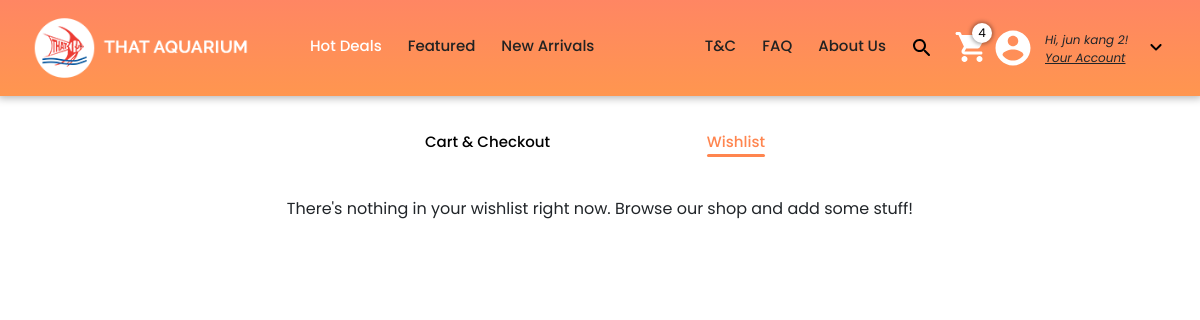
The app's page /wishlist/ (signed in), older data.
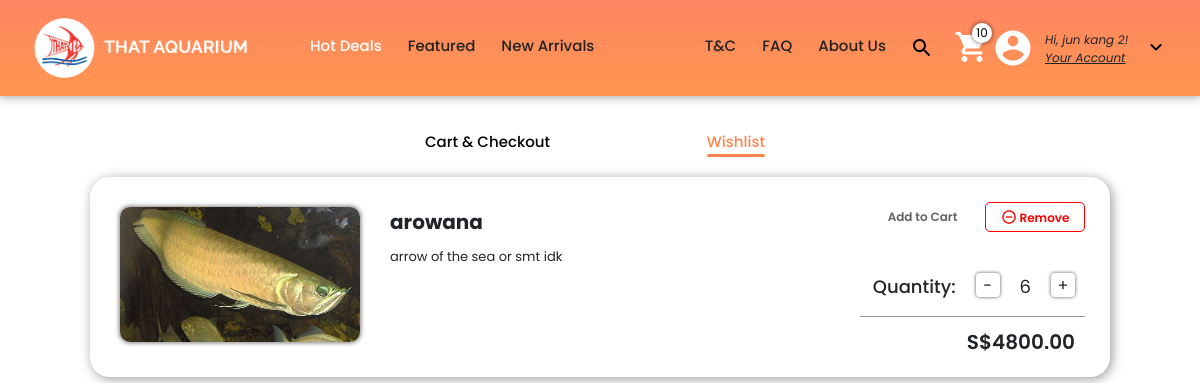
The same page, newer data.
### store/models.py (models this page shows, shortened)
class WishlistItem(models.Model):
    product = models.ForeignKey(Product,on_delete=models.SET_NULL,null=True,blank=True)
    order = models.ForeignKey(Wishlist,on_delete=models.SET_NULL,null=True,blank=True)
    quantity = models.IntegerField(default=0)
    date_added = models.DateTimeField(auto_now_add=True)
    @property
    def get_total(self):
        total = self.product.price * self.quantity
        return total

class Product(models.Model):
    display = [
        ('H', 'Hot deals'),
        ('F', 'Featured'),
        ('N', 'New Arrivals'),
        ('B', 'Blocked'), #hidden from every where but exists in the database
        ('D', 'Database'),#this means it will be avaliable in the search but not in the other fields
    ]
    product_name = models.CharField(max_length=150,default="product")
    product_type = models.CharField(max_length=100,default="accessory")
    product_class = models.CharField(max_length=100,default="class")
    product_category = models.CharField(max_length=100,default="parts")
    price = models.DecimalField(decimal_places=2,max_digits=9)
    image = models.ImageField(null=True,blank=True)
    quantity = models.IntegerField(default=0)
    description = models.TextField(default="Description")
    display_type = models.CharField(max_length=1,choices=display,default='D')
    @property
    def imageURL(self):
            try:
                url = self.image.url
            except:
                url = ''
            return url

### store/views.py (the view)
# urls.py: path('wishlist/', views.wishlist, name="wishlist"),
@login_required(login_url="login")
def wishlist(request):
    items, CartTotal = WishlistData(request)
    cartItem = cartItemData(request)
    context = {"cartItems": cartItem,"items":items,"CartTotal":CartTotal}
    return render(request,'home_page/wishlist.html',context)

### store/models.py (called while the page is built)
    @property
    def get_cart_items(self):
        orderitem = self.orderitem_set.all()
        total = sum([item.quantity for item in orderitem])
        return total

### store/utils.py (called while the page is built)
def WishlistData(request):
    if request.user.is_authenticated:
        customer = request.user
        wishlist,created = Wishlist.objects.get_or_create(customer=customer)
        items = wishlist.wishlistitem_set.all()
        CartTotal = 0
        for item in items:
            CartTotal += item.get_total
    return [ items, CartTotal]

def cartItemData(request):
    if request.user.is_authenticated:
        customer = request.user
        order, created = Order.objects.get_or_create(customer=customer)
        cartItem = order.get_cart_items
    else:
        cartItem,items = CookieCart(request)
    return cartItem

### store/templates/home_page/wishlist.html (shortened to what this page needs)
{% extends 'home_page/main.html' %}
{% load static %}
{% block content %}
    <link href = "{% static 'css/cart.css' %}" rel = "stylesheet" type = "text/css">
    <link href = "{% static 'css/wishlist.css' %}" rel = "stylesheet" type = "text/css">
    <div class = "subheader mx-auto">
        <a href = "{% url 'cart' %}" class = "cart navbar-text-item-normal navbar-text-item-normal-orange">
            Cart & Checkout
        </a>
        <a href = "{% url 'wishlist' %}" class = "wishlist navbar-text-item-current navbar-text-item-current-orange">
            Wishlist
            <div class = "hover-underline hover-underline-orange"></div>
        </a>
    </div>
    <div class = "cart-body mx-auto">
        <div class = "cart-region">
            {% if items|length != 0 %}
                {% for item in items %}
                    <div class = "cart-item">
                        <img src='{{ item.product.imageURL }}' class = "item-images">
                        <div class = "item-text">
                            <p class = "item-name">{{ item.product.product_name }}</p>
                            <p class = "item-description">{{ item.product.description }}</p>
                        </div>
                        <div class = "item-right-side-elements">
                            <div class = "cart-buttons">
                                <button class = "save-later update-cart" data-action="c" data-product={{ item.product.id }} data-qty={{ item.quantity }}>Add to Cart</button>
                                <button class = "btn update-cart remove-from-cart" data-action="deletew" data-product={{ item.product.id }}>
                                    <img src = "{% static 'images/Checkout/remove_circle_outline-24px.png' %}" class = "remove-image">
                                    Remove
                                </button>
                            </div>
                            <div class = "item-right-side-bottom-elements">
                                <div class = "quantities">
                                    <p class = "quantity-text">Quantity:</p>
                                    <button  data-product={{ item.product.id }} data-action="removew" class="btn update-cart change-quantity change-quantity-minus">-</button>
                                    <p class = "item-quantity">{{ item.quantity }}</p>
                                    <button  data-product={{ item.product.id }} data-action="addw" class="btn update-cart change-quantity change-quantity-add">+</button>
                                </div>
                                <div class = "divider"></div>
                                <p class = "item-total">S${{ item.get_total }}</p>
                            </div>
                        </div>
                    </div>
                {% endfor %}
            {% else %}
                <p class = "no-items">There's nothing in your wishlist right now. Browse our shop and add some stuff!</p>
            {% endif %}
        </div>
    </div>
{% endblock content %}

### store/templates/home_page/main.html (shortened to what this page needs)
{% load static %}
<html lang="en">
    <head>
        <link rel="stylesheet" href="https://stackpath.bootstrapcdn.com/bootstrap/4.4.1/css/bootstrap.min.css">
        <link rel="stylesheet" href="{% static 'css/main.css' %}" type = "text/css">
    </head>
    <body>
        <nav class="navbar navbar-expand-lg navbar-dark navbar-background">
            <a class="navbar-brand logo-a" href="{% url 'front_page' %}">
                <img id = "logo" src="{% static 'images/Shared/Logo-final.png' %}">
            </a>
            <div class="collapse navbar-collapse" id="navbarSupportedContent">
                <ul class="navbar-nav mr-auto">
                    <li class="nav-item">
                        <a class="nav-link navbar-text-item-current" id = "hot-deals" href="{% url 'hot'%}">
                            Hot Deals
                        </a>
                    </li>
                    <li class="nav-item">
                        <a class="nav-link navbar-text-item-normal" id = "featured" href="{% url 'featured'%}">
                            Featured
                        </a>
                    </li>
                    <li class="nav-item">
                        <a class="nav-link navbar-text-item-normal" id = "new-arrivals" href="{% url 'new'%}">
                            New Arrivals
                        </a>
                    </li>
                </ul>
                <div class="ml-auto">
                    <ul class="navbar-nav mr-auto">
                        <li class="nav-item">
                            <a class="nav-link navbar-text-item-normal" id = "t-and-c" href="{% url 'terms'%}">
                                T&C
                            </a>
                        </li>
                        <li class="nav-item">
                            <a class="nav-link navbar-text-item-normal" id = "faq" href="{% url 'FAQ'%}">
                                FAQ
                            </a>
                        </li>
                        <li class="nav-item">
                            <a class="nav-link navbar-text-item-normal" id = "about-us" href="{% url 'about'%}">
                                About Us
                            </a>
                        </li>
                    </ul>
                </div>
            </div>
            <div class = "search-and-cart">
                <div>
                    <button class="submit-button" type="submit">
                        <img src = "{% static 'images/Shared/search-24px.svg' %}">
                    </button>
                </div>
                <a href="{% url 'cart' %}" class = "right-of-search-bar cart">
                    <p class = "cart-items-counter">{{ cartItems }}</p>
                    <img src="{% static 'images/Home Page/cart.svg' %}" class = "nav-images cart-image">
                </a>
            </div>
            <div class = "account-back">
                <div class = "account-top">
                    <div>
                        <a href="{% url 'account' %}" class = "account">
                            <img src="{% static 'images/Home Page/account_circle-24px.svg' %}" class = "nav-images right-of-search-bar account-image">
                        </a>
                    </div>
                    <div class = "account-text">
                        {% if not request.user.is_authenticated %}
                            <p class = "account-line-1 account-line"><i>Hi, Guest!</i></p>
                            <p class = "account-line-2 account-line"><u><i>Login/Signup</i></u></p>
                        {% else %}
                            <p class = "account-line-1 account-line"><i>Hi, {{ request.user.first_name }}!</i></p>
                            <p class = "account-line-2 account-line"><u><i>Your Account</i></u></p>
                        {% endif %}
                    </div>
                    <img src = "{% static 'images/Shared/expand_more-24px.svg' %}" class = "dropdown">
                </div>
            </div>
        </nav>
        {% block content %}
        {% endblock content %}
    </body>
</html>

Row changes from the older to the newer data that the page shows:
added WishlistItem: product.imageURL (picture), product.product_name "arowana", product.description "arrow of the sea or smt idk", quantity "6", get_total "4800.00"
Text that changed along with them:
{{ cartItems }}: "4" → "10"
text no longer shown: "There's nothing in your wishlist right now. Browse our shop and add some stuff!"
